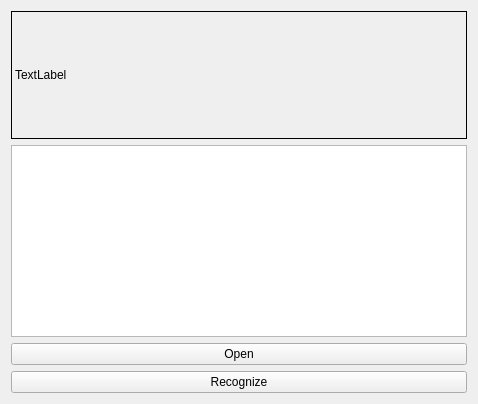
<?xml version="1.0" encoding="UTF-8"?>
<ui version="4.0">
 <class>Widget</class>
 <widget class="QWidget" name="Widget">
  <property name="geometry">
   <rect>
    <x>0</x>
    <y>0</y>
    <width>478</width>
    <height>404</height>
   </rect>
  </property>
  <property name="windowTitle">
   <string>Widget</string>
  </property>
  <layout class="QGridLayout" name="gridLayout">
   <item row="0" column="0">
    <widget class="QLabel" name="label">
     <property name="sizePolicy">
      <sizepolicy hsizetype="Preferred" vsizetype="Expanding">
       <horstretch>0</horstretch>
       <verstretch>0</verstretch>
      </sizepolicy>
     </property>
     <property name="frameShape">
      <enum>QFrame::Box</enum>
     </property>
     <property name="text">
      <string>TextLabel</string>
     </property>
    </widget>
   </item>
   <item row="1" column="0">
    <widget class="QTextBrowser" name="textBrowser">
     <property name="sizePolicy">
      <sizepolicy hsizetype="Expanding" vsizetype="Minimum">
       <horstretch>0</horstretch>
       <verstretch>0</verstretch>
      </sizepolicy>
     </property>
    </widget>
   </item>
   <item row="2" column="0">
    <widget class="QPushButton" name="pushButton">
     <property name="text">
      <string>Open</string>
     </property>
    </widget>
   </item>
   <item row="3" column="0">
    <widget class="QPushButton" name="pushButton_2">
     <property name="text">
      <string>Recognize</string>
     </property>
    </widget>
   </item>
  </layout>
 </widget>
 <layoutdefault spacing="6" margin="11"/>
 <resources/>
 <connections/>
</ui>
